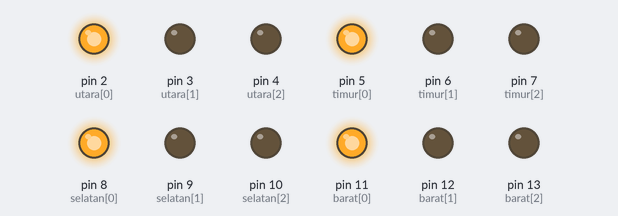
The sketch below on a simulated Arduino Uno, built with avr-gcc and run on an emulated ATmega328P. On the bench: output pins drawn as LEDs (lit = HIGH).

Above: at 0.1 s.
At 6.15 s:
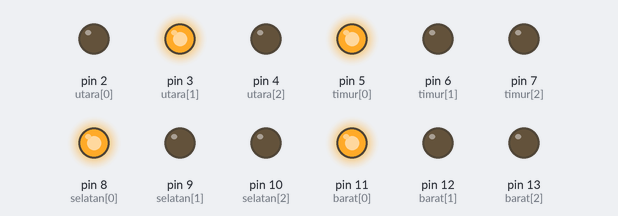
At 8.9 s:
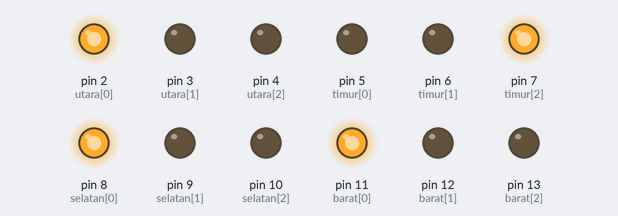
At 16.7 s:
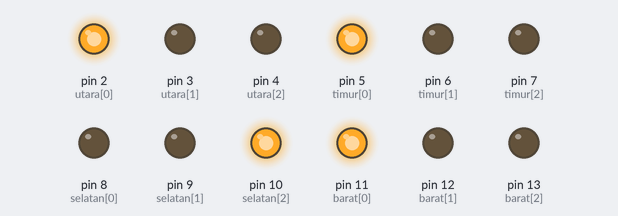
At 24.5 s:
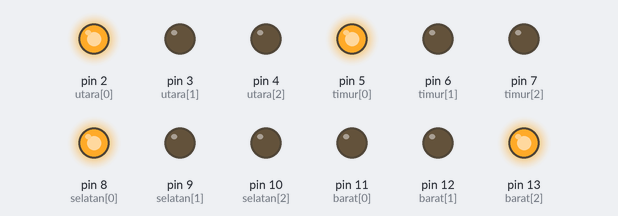
At 32.3 s:
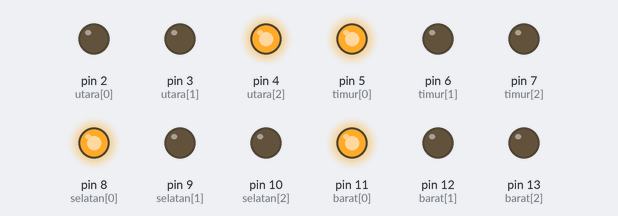
Timing chart, 0 to 40.0 s (numbered marks = the images above):
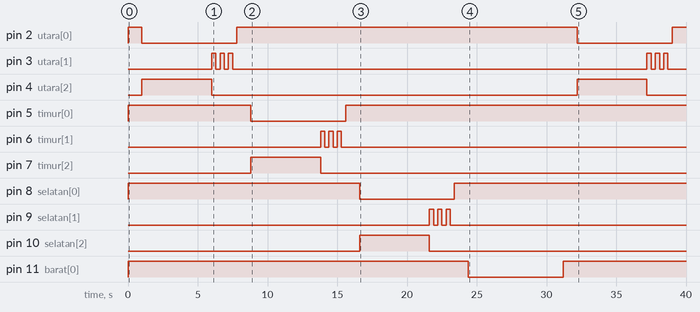

Measured:
- by itself, pin 2 (utara[0]): goes HIGH 1.0 s, LOW 6.8 s, HIGH 24.4 s, LOW 6.8 s, then HIGH
- by itself, pin 3 (utara[1]): LOW → HIGH at 6.0 s, → LOW 0.30 s later, → HIGH 0.30 s later, → LOW 0.30 s later, … (12 changes in this stretch)
- by itself, pin 4 (utara[2]): alternates HIGH for 5.0 s and LOW for 26.2 s
- by itself, pin 5 (timur[0]): LOW → HIGH at 0.00 s, → LOW 8.8 s later, → HIGH 6.8 s later
- by itself, pin 6 (timur[1]): LOW → HIGH at 13.8 s, → LOW 0.30 s later, → HIGH 0.30 s later, → LOW 0.30 s later, … (6 changes in this stretch)
- by itself, pin 7 (timur[2]): LOW → HIGH at 8.8 s, → LOW 5.0 s later
- by itself, pin 8 (selatan[0]): LOW → HIGH at 0.00 s, → LOW 16.6 s later, → HIGH 6.8 s later
- by itself, pin 9 (selatan[1]): LOW → HIGH at 21.6 s, → LOW 0.30 s later, → HIGH 0.30 s later, → LOW 0.30 s later, … (6 changes in this stretch)

The sketch:

Traffic_light_4_arah.ino
```cpp
/* * Pengaturan Pin: [0]=Merah, [1]=Kuning, [2]=Hijau
 */

int utara[]   = {2, 3, 4};
int barat[]   = {11, 12, 13};
int selatan[] = {8, 9, 10};
int timur[]   = {5, 6, 7};

void setup() {
  // Setting pin 2-13 sebagai output
  for (int i = 2; i <= 13; i++) {
    pinMode(i, OUTPUT);
  }
}

// Fungsi agar semua lampu merah menyala (stop semua)
void semuaMerah() {
  digitalWrite(utara[0], HIGH);
  digitalWrite(timur[0], HIGH);
  digitalWrite(barat[0], HIGH);
  digitalWrite(selatan[0], HIGH);
}

void aktifkanSimpang(int pin[]) {
  semuaMerah(); // Reset semua ke merah
  delay(1000);

  // Hijau menyala 5 detik
  digitalWrite(pin[0], LOW);  // Merah off
  digitalWrite(pin[2], HIGH); // Hijau on
  delay(5000);

  // Hijau mati, Kuning kedip 3x
  digitalWrite(pin[2], LOW);
  for (int i = 0; i < 3; i++) {
    digitalWrite(pin[1], HIGH); delay(300);
    digitalWrite(pin[1], LOW);  delay(300);
  }

  // Kembali ke Merah
  digitalWrite(pin[0], HIGH);
}

void loop() {
  // Jalankan urutan simpang secara bergantian
  aktifkanSimpang(utara);
  aktifkanSimpang(timur);
  aktifkanSimpang(selatan);
  aktifkanSimpang(barat);
}
```
